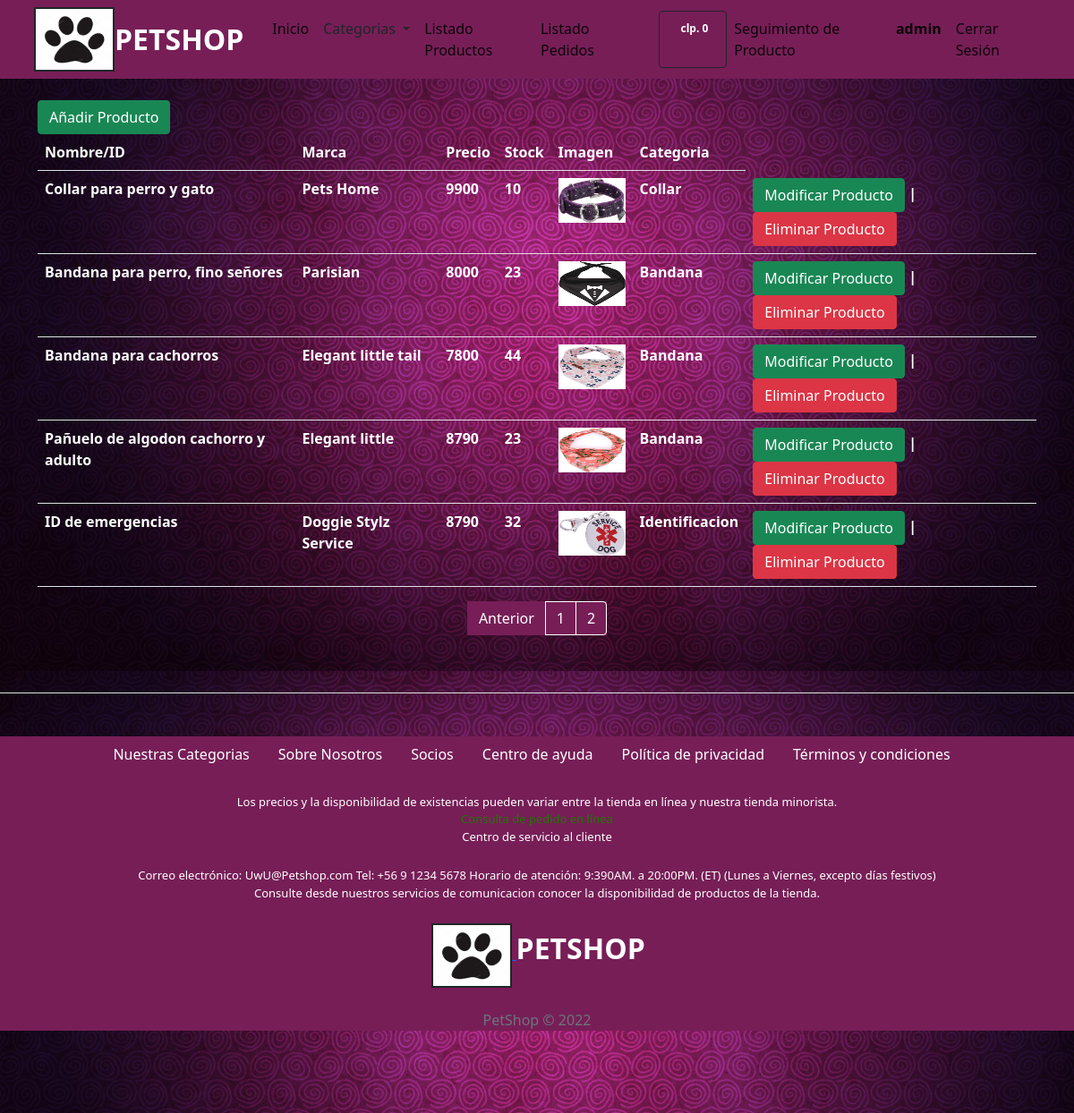
Page /Listar/?page=2 (signed in) on the committed database.
### core/models.py (models this page shows, shortened)
class Producto(models.Model):
    nombre_producto=models.CharField(max_length=50, primary_key=True, verbose_name='Nombre del Producto')
    descripcion_producto=models.TextField(max_length=200, verbose_name='Descripcion del Producto')
    marca_producto=models.CharField(max_length=50, null=True ,verbose_name='Marca del Producto')
    precio_producto= models.IntegerField(verbose_name='Precio del Producto')
    stock_producto= models.IntegerField( verbose_name='Stock del Producto')
    imagen_producto=models.ImageField(upload_to='images/')
    categoria=models.ForeignKey(Categoria, on_delete=models.CASCADE)

class Categoria(models.Model):
    id_categoria=models.IntegerField(primary_key=True, verbose_name='Id de categoria')
    nombre_categoria=models.CharField(max_length=50, verbose_name='Nombre de la Categoria')
    def __str__(self):
        return self.nombre_categoria

### core/views.py (the view)
# urls.py: path('Listar/',listarproductos,name="listarproductos"),
def listarproductos(request):
    productos = Producto.objects.all()
    page=request.GET.get('page',1)
    try:
        paginator = Paginator(productos, 5)
        productos= paginator.page(page)
    except:
        raise Http404
    datosproducto = {
        'entity': productos ,
        'paginator': paginator
    }
    return render(request, 'core/lista_productos.html',datosproducto)

### core/context_processors.py (called while the page is built)
def extras(request):
	lista_categorias = Categoria.objects.all().order_by('nombre_categoria')
	return {'categorias':lista_categorias}

def importe_total_carro(request):
	total=0
	if request.user.is_authenticated:
		if "carro" in request.session:
			for key, value in request.session["carro"].items():
				total= total + int(value["precio"])
	return {"importe_total_carro":total}

### core/templates/core/lista_productos.html (shortened to what this page needs)
{% extends 'core/base.html' %}
  {% block contenido %}
{% load humanize %}
<div class="container">
  <div class="row">
    <div class="col-xl-12 col-md-6 col-2">
      <br>
      <a href="{% url 'core:registroproductos' %}" class="btn btn-success">Añadir Producto</a> |
    </div>
  </div>
  <div class="col-xl-12 col-md-6 col-12">
<table class="table table-striped table-hover table-responsive-sm">
<tr>
  <th style="color: white;">Nombre/ID </th>
  <th style="color: white;">Marca </th>
  <th style="color: white;">Precio </th>
  <th style="color: white;">Stock</th>
  <th style="color: white;">Imagen</th>
  <th style="color: white;">Categoria</th>
</tr>
  {% for ve in entity %}
  <tr>
    <th style="color: white;">{{ve.nombre_producto}}</th>
    <th style="color: white;">{{ve.marca_producto}}</th>
    <th style="color: white;">{{ve.precio_producto}}</th>
    <th style="color: white;">{{ve.stock_producto}}</th>
    <th style="color: white;">{% if ve.imagen_producto %}
             <img src="{{ ve.imagen_producto.url }}" width="75" height="50">
              {% endif %}</th>
     <th style="color: white;">{{ve.categoria}}</th>
  <th style="color: white;">
    <a href="{% url 'core:modificarproductos' ve.nombre_producto %}" class="btn btn-success">Modificar Producto</a> |
     <a href="{% url 'core:eliminarproductos' ve.nombre_producto %}"  class="btn btn-danger ">Eliminar Producto</a>
        </th>
      </tr>
       {% endfor %}
</table>
</div>
 </div>
<div>
  {% include 'core/paginator.html' %}
</div>
{% endblock %}

### core/templates/core/base.html (shortened to what this page needs)
<!DOCTYPE html>
<html lang="en">
<head>
    {% load static %}
    <link rel="stylesheet" href="{% static 'core/css/index.css'%}">
    <link href="https://cdn.jsdelivr.net/npm/bootstrap@5.0.2/dist/css/bootstrap.min.css" rel="stylesheet">
</head>
<body>
<nav class="navbar navbar-expand-lg navbar-light sticky-top">
  <div class="container px-2 px-lg-2">
    <a href="core:home"><img src="{% static 'core/img/1.jpg'%}" class="border border-2 border-dark" alt="" width="90" height="72" > </a>
    <span class=" fw-bold fs-2 logotittle text-decoration-none">PETSHOP</span>
      <div class="collapse navbar-collapse" id="navbarSupportedContent">
          <ul class="navbar-nav me-auto mb-2 mb-lg-0 ms-lg-4">
              <li class="nav-item">
                  <a class="nav-link active" aria-current="page" href="/"></span>
                      Inicio
                  </a>
              </li>
              <div class="dropdown show">
                  <a class="nav-link dropdown-toggle text-dark" href="#" role="button" id="dropdownMenuLink" data-toggle="dropdown" aria-haspopup="true" aria-expanded="false">
                      Categorias
                  </a>
              </div>
              {% if user.is_staff %}
              <li class="nav-item">
                  <a class="nav-link active" aria-current="page" href="{% url 'core:listarproductos' %}">
                          Listado Productos
                      </a>
              </li>
              <li class="nav-item">
                  <a class="nav-link active" aria-current="page" href="/categorias">
                          Listado Pedidos
                      </a>
              </li>
              {% endif %}
          </ul>
          <ul class="navbar-nav d-flex ml-auto mb-2 mb-lg-0 ms-lg-4">
              {% if user.is_authenticated %}
              {% load humanize %}
              <div class="d-flex">
                <a href="{% url 'core:viewcart' %}" class="btn btn-outline-dark">
                    <span class="badge  text-white  rounded-pill">clp. {{ importe_total_carro | intcomma }}</span>
                </a>
            </div>
              <li class="nav-item">
                <a class="nav-link active" aria-current="page" href="#">
                   Seguimiento de Producto
                </a>
            </li>
              <li class="nav-item">
                  <a class="nav-link active" aria-current="page" href="#">
                      <b>{{ user.username }}</b>
                  </a>
              </li>
              <li class="nav-item">
                  <a class="nav-link active" aria-current="page" href="{% url 'logout' %}">
                              Cerrar Sesión
                      </a>
              </li>
              {% endif %}
          </ul>
      </div>
  </div>
</nav>
      {% block contenido %}
      {% endblock %}
   <footer class="py-5 my-5 border-top  previuvfooter">
   <div class="container-fluid footercontainer">
     <div class="row">
      <ul class="nav justify-content-center">
        <li class="nav-item">
          <a class="nav-link navitemfooter" href="#">Nuestras Categorias</a>
        </li>
        <li class="nav-item  ">
          <a class="nav-link navitemfooter" href="#">Sobre Nosotros</a>
        </li>
        <li class="nav-item">
          <a class="nav-link navitemfooter" href="#">Socios</a>
        </li>
        <li class="nav-item">
          <a class="nav-link navitemfooter" href="#">Centro de ayuda</a>
        </li>
        <li class="nav-item">
          <a class="nav-link navitemfooter" href="#"> Política de privacidad</a>
        </li>
        <li class="nav-item">
          <a class="nav-link navitemfooter" href="#">Términos y condiciones</a>
        </li>
      </ul>
     </div>
     <br>
  <div class="row">
    <div class="col text-center consultcolor2">Los precios y la disponibilidad de existencias pueden variar entre la tienda en línea y nuestra tienda minorista.</div>
  </div>
  <div class="row">
    <div class="col text-center consultcolor">Consulta de pedido en línea</div>
  </div>
  <div class="row">
    <div class="col text-center consultcolor2">Centro de servicio al cliente</div>
  </div>
  <br>
  <div class="row">
    <div class="col text-center consultcolor2">Correo electrónico: UwU@Petshop.com Tel: +56 9 1234 5678 Horario de atención: 9:390AM. a  20:00PM.
       (ET) (Lunes a Viernes, excepto días festivos)</div>
  </div>
  <div class="row">
    <div class="col text-center consultcolor2">Consulte desde nuestros servicios de comunicacion conocer la disponibilidad de productos de la tienda.
    </div>
  </div>
  <br>
  <div class="row">
    <div class="logotittlenavbardestacados ">
      <a href="{%url 'core:home' %}"><img src="{% static 'core/img/1.jpg'%}" class="border border-2 border-dark" alt="" width="90" height="72"  style="margin-left: 40%;" > </a>
      <span class=" fw-bold fs-2 logotittle text-decoration-none">PETSHOP</span>
    </div>
  </div>
   <br>
    <p class="text-muted text-center">PetShop © 2022</p>
 </div>
 </footer>
</body>
</html>

### core/static/core/css/index.css (style rules this page uses)
body { background: url('../img/espiro_pink.jpg') repeat; background-size: 100%; }
.navbar { background-color: rgb(119,30,87); }
.logotittle { color: white; }
.logotittlenavbardestacados { margin-top: 25px; padding-left: 10px; margin-right: 200px; }
.footercontainer { background-color: rgb(119,30,87); }
.consultcolor { color: #1c7a00; font-size: 13px; }
.consultcolor2 { color: rgb(255, 255, 255); font-size: 13px; }
.nav-link.navitemfooter { color: rgb(255, 255, 255); }

### rows in the picture
Producto: nombre_producto "Collar para perro y gato", marca_producto "Pets Home", precio_producto "9900", stock_producto "10", imagen_producto (picture), categoria "Collar"
Producto: nombre_producto "Bandana para perro, fino señores", marca_producto "Parisian", precio_producto "8000", stock_producto "23", imagen_producto (picture), categoria "Bandana"
Producto: nombre_producto "Bandana para cachorros", marca_producto "Elegant little tail", precio_producto "7800", stock_producto "44", imagen_producto (picture), categoria "Bandana"
Producto: nombre_producto "Pañuelo de algodon cachorro y adulto", marca_producto "Elegant little", precio_producto "8790", stock_producto "23", imagen_producto (picture), categoria "Bandana"
Producto: nombre_producto "ID de emergencias", marca_producto "Doggie Stylz Service", precio_producto "8790", stock_producto "32", imagen_producto (picture), categoria "Identificacion"

### other values in the picture
{{ importe_total_carro | intcomma }} "0"
{{ user.username }} "admin"
{{ page }} "1" "2"
